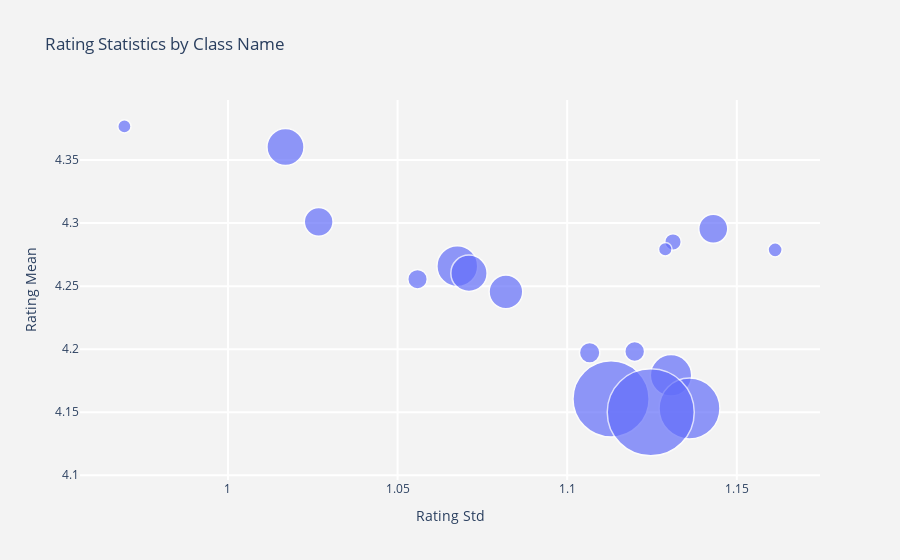

This figure's notebook cell:
### Code cell
import plotly.graph_objects as go
fig = go.Figure()
size = [20, 40, 60, 80, 100, 80, 60, 40, 20, 40]
fig = go.Figure(data=[go.Scatter(
    x=a['Rating_std'],
    y=a['Rating_mean'],
    text=a['Class_Name'],
    mode='markers',
    marker=dict(
        size=a['Rating_count'],
        sizemode='area',
        sizeref=2.*max(size)/(60.*2),
        sizemin=4,
        line_width=1.5
    )
)])

fig.update_layout(
    title='Rating Statistics by Class Name',
    xaxis=dict(
        title='Rating Std',
        gridcolor='white',
        gridwidth=2,
    ),
    yaxis=dict(
        title='Rating Mean',
        gridcolor='white',
        gridwidth=2,
    ),
    paper_bgcolor='rgb(243, 243, 243)',
    plot_bgcolor='rgb(243, 243, 243)',
)
fig.show()

### Figure 1 — Plotly figure (JSON) as saved in the notebook; plotly's stock layout.template omitted (floating-point values rounded to 4 significant figures)
{"data": [{"marker": {"line": {"width": 1.5}, "size": [146, 1146, 691, 704, 228, 154, 165, 1388, 1099, 317, 945, 328, 350, 1428, 4835, 3093, 6312], "sizemin": 4, "sizemode": "area", "sizeref": 1.667}, "mode": "markers", "text": ["Layering", "Jeans", "Lounge", "Jackets", "Sleep", "Intimates", "Legwear", "Pants", "Fine gauge", "Shorts", "Skirts", "Outerwear", "Swim", "Sweaters", "Knits", "Blouses", "Dresses"], "type": "scatter", "x": [0.9695, 1.017, 1.027, 1.143, 1.131, 1.129, 1.161, 1.068, 1.071, 1.056, 1.082, 1.12, 1.107, 1.131, 1.113, 1.136, 1.125], "y": [4.377, 4.36, 4.301, 4.295, 4.285, 4.279, 4.279, 4.266, 4.26, 4.256, 4.246, 4.198, 4.197, 4.179, 4.16, 4.153, 4.15]}], "layout": {"autosize": true, "paper_bgcolor": "rgb(243, 243, 243)", "plot_bgcolor": "rgb(243, 243, 243)", "title": {"text": "Rating Statistics by Class Name"}, "xaxis": {"autorange": true, "gridcolor": "white", "gridwidth": 2, "range": [0.9562, 1.175], "title": {"text": "Rating Std"}, "type": "linear"}, "yaxis": {"autorange": true, "gridcolor": "white", "gridwidth": 2, "range": [4.074, 4.402], "title": {"text": "Rating Mean"}, "type": "linear"}}}
